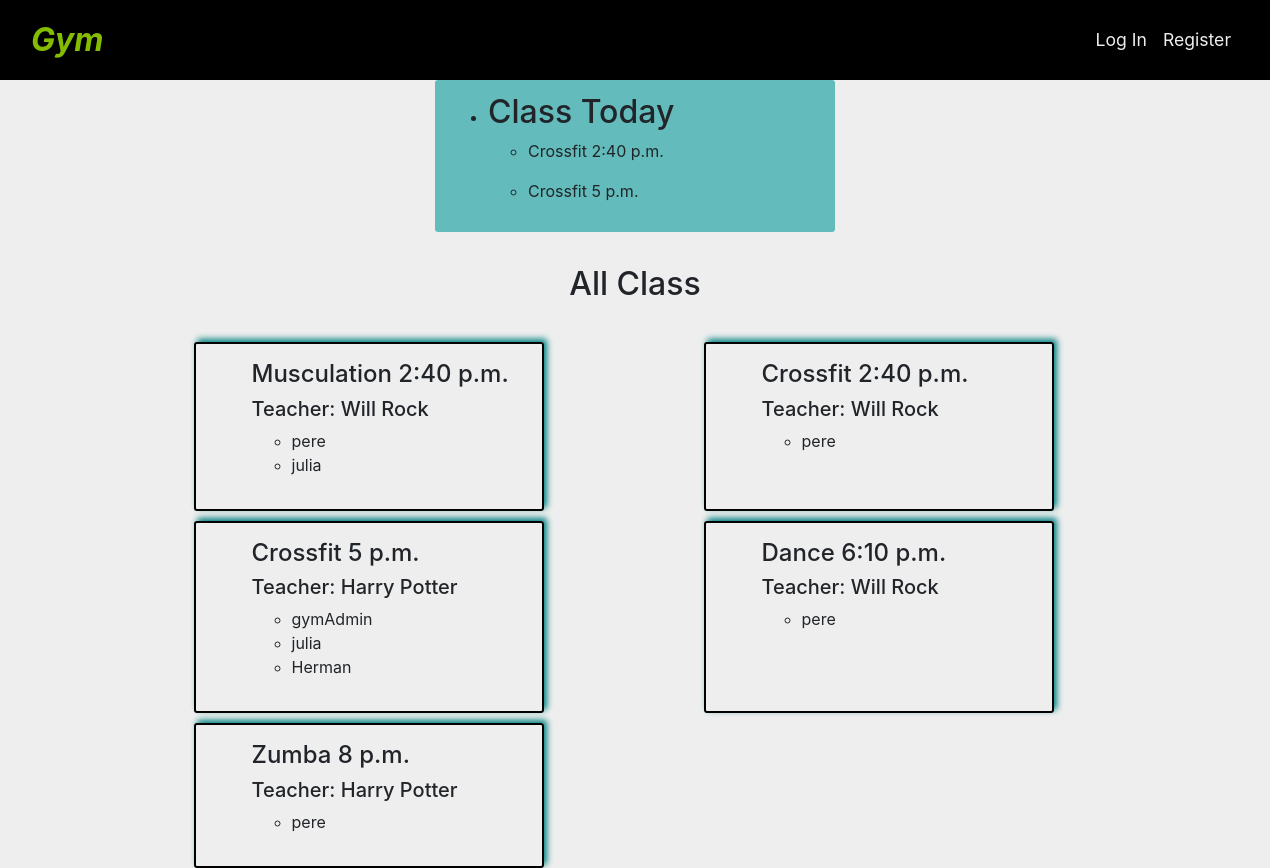
Page /enrolled on the committed database.
### gymapp/models.py (models this page shows, shortened)
class ClassName(models.Model):
     nameClass = models.CharField(max_length=64)
     classHour = models.TimeField()
     duration = models.IntegerField(null=True)
     asignacion = models.ManyToManyField(Day, related_name="asig")
     profer = models.ForeignKey(Professor, on_delete=models.CASCADE,default=1 )
     student = models.ManyToManyField(User, related_name='stu', )
     codeTime = models.IntegerField(null=True)

class Professor(models.Model):
    professorName= models.CharField(max_length=64)
    def __str__(self):
        return f"{self.professorName}"

class User(AbstractUser):
    pass
    feePaid = models.BooleanField(default=False)

### gymapp/views.py (the view)
# urls.py: path("enrolled", views.enrolled, name="enrolled")
def enrolled(request):
    enroll = ClassName.objects.all().order_by('classHour')
    today =  datetime.now()
    days = {
    0: "Sunday",
    1: "Monday",
    2: "Tuesday",
    3: "Wednesday",
    4: "Thursday",
    5: "Friday",
    6: "Saturday",
}
    numero_dia = int(today.strftime("%w"))
    day = str(days.get(numero_dia))
    print(day)
    try:
        asig = Day.objects.get(dayClass=day)
    except Day.DoesNotExist:
        asig = 0
    return render(request, 'gymapp/enrolled.html',{
        'enrolled': enroll,
        'day':asig
    })

### gymapp/templates/gymapp/enrolled.html (shortened to what this page needs)
{% extends "gymapp/layout.html" %} {% block body %}
<div class="con">
  <div class="all_class">
    <ul>
      <li>
        <h2>Class Today</h2>
        <ul>
          {% for e in enrolled %}
          {% if day in e.asignacion.all %}
          <li>
            <p>{{ e.nameClass}} <span>{{e.classHour }}</span></p>
          </li>
          {% endif %} {% endfor %}
        </ul>
      </li>
    </ul>
  </div>
  <h2>All Class</h2>
  <div class="enrolled_container">
    {% for enr in enrolled %}
    <div class="enrolled">
      <ol>
        <h4>{{enr.nameClass}} <span> {{enr.classHour}}</span></h4>
        <h5>Teacher: {{enr.profer}}</h5>
        <ul>
          {% for s in enr.student.all %}
          <div>
            <li>{{s}}</li>
          </div>
          {% endfor %}
        </ul>
      </ol>
    </div>
    {% endfor %}
  </div>
</div>
{% endblock %}

### gymapp/templates/gymapp/layout.html (shortened to what this page needs)
{% load static %}
<!DOCTYPE html>
<html lang="en">
  <head>
    <link
      rel="stylesheet"
      href="https://stackpath.bootstrapcdn.com/bootstrap/4.4.1/css/bootstrap.min.css"
    />
    <link
      href="{% static 'css/styles.css' %}"
      rel="stylesheet"
      type="text/css"
    />
    <link
      href="{% static 'css/reserv.css' %}"
      rel="stylesheet"
      type="text/css"
    />
  <body>
    <nav class="navbar navbar-expand-lg  nav-app">
      <div class="container-fluid">
        <a class="navbar-brand tit" href="{% url 'index' %}">Gym </a>
      <div >
        <ul class="navbar-nav">
          {% if request.user.is_authenticated %}
          <li class="nav-item">
                <a  class="l nav-link " href="{% url 'logout' %}">Log Out</a>
              </li>
              <li class="nav-item">
                <a class="nav-link l" href="{% url 'comment' request.user.id %}">Comment</a>
              </li>
              <li class="nav-item">
                <a class="nav-link l" href="{% url 'questions' %}">Frequent questions</a>
              </li>
                {% if request.user.is_superuser%}
              <li class="nav-item">
                <a class="nav-link l" href="{% url 'enrolled' %}">Enrolled</a>
              </li>
              {% endif %}
              {% else %}
              <li class="nav-item">
                <a  class="nav-link l" href="{% url 'login' %}">Log In</a>
              </li>
              <li class="nav-item">
                <a class="nav-link l" href="{% url 'register' %}">Register</a>
              </li>
              {% endif %}
            </ul>
          </div>
      </div>
    </nav>
      {% block body %}
      {% endblock %}
  </body>
</html>

### gymapp/static/css/styles.css (style rules this page uses)
body { background: #eee; }
.tit { font-size: 2rem; color: #84bd00; font-weight: bold; font-style: oblique; }
.nav-app { background: #000; height: auto; min-height: 10vh; }
.l { color: #eee; font-size: 1.1rem; }
.con { display: flex; flex-direction: column; align-items: center; width: 100%; height: auto; }
.all_class { margin: auto; align-content: center; min-width: 400px; height: auto; padding: 13px; background: rgba(3, 152, 152, 0.589); border-radius: 3px; }
.enrolled_container { display: grid; width: 100%; height: 100%; grid-template-columns: repeat(auto-fill, minmax(250px, 500px)); margin-top: 30px; margin-left: 10%; gap: 10px; justify-content: center; }
.enrolled { width: 350px; height: auto; padding: 1rem; border: 2px solid #000; box-shadow: 3px -3px 6px teal; border-radius: 3px; }

### rows in the picture
ClassName: nameClass "Crossfit", classHour "2:40 p.m.", profer "Will Rock"
ClassName: nameClass "Crossfit", classHour "5 p.m.", profer "Harry Potter"
ClassName: nameClass "Musculation", classHour "2:40 p.m.", profer "Will Rock"
User: username "pere"
User: username "julia"
User: username "gymAdmin"
User: username "Herman"
ClassName: nameClass "Dance", classHour "6:10 p.m.", profer "Will Rock"
ClassName: nameClass "Zumba", classHour "8 p.m.", profer "Harry Potter"
